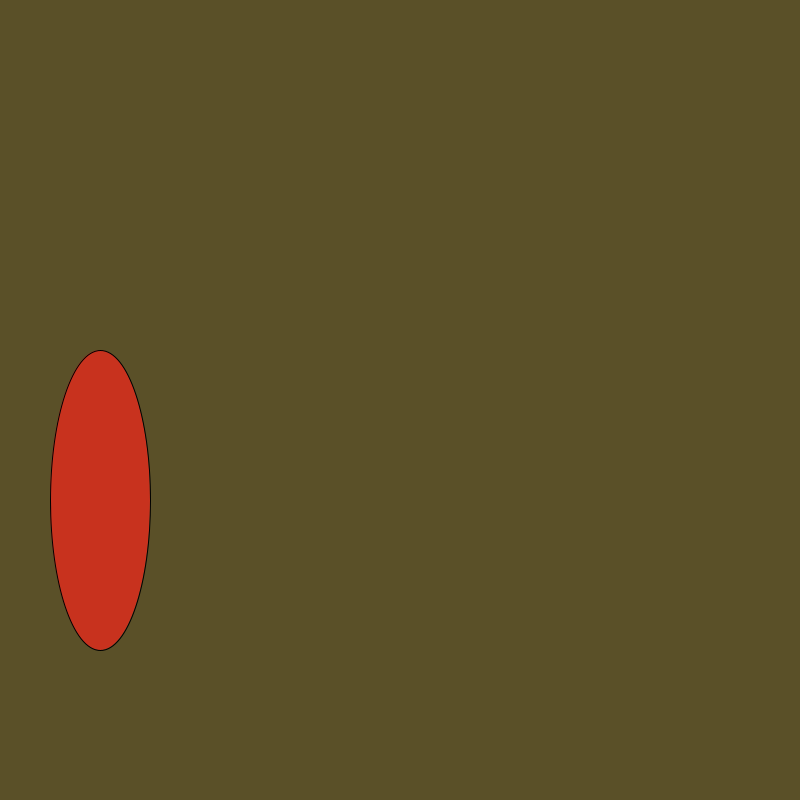
Frame 1 (no input)
Frame 60 (the mouse pressed at the canvas centre just before this capture): identical to frame 1, image omitted
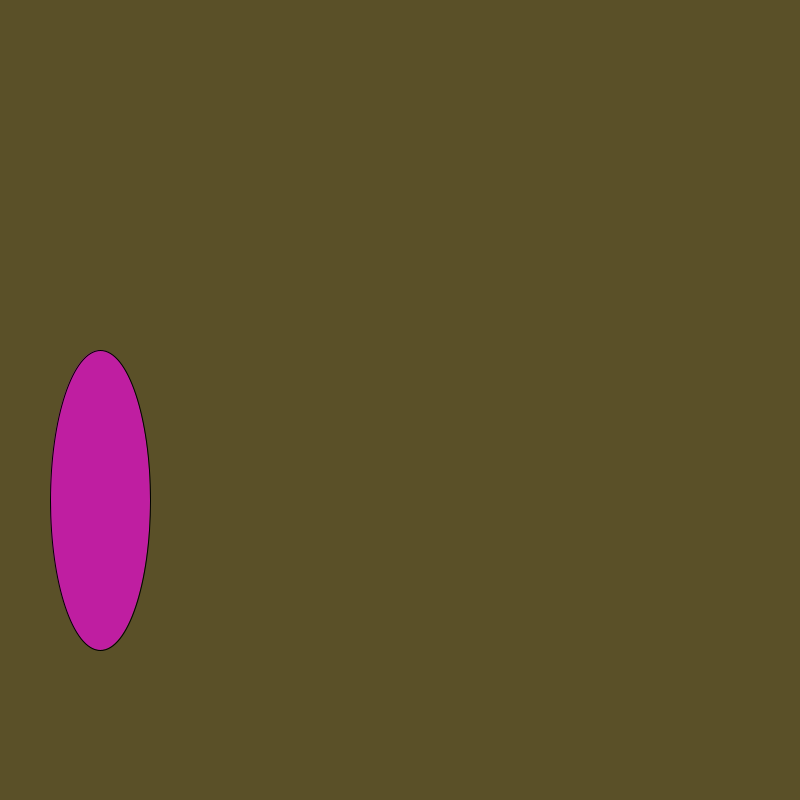
Frame 120 (the mouse held since frame 60 and released just before this capture)

The Processing sketch that drew these frames (run headless with seeded random() and noise(); from frame 60 on, the mouse is pressed at the canvas centre):

// Processing sketch: sketch_161017a
// ── sketch_161017a.pde
 void setup() {
  size(800, 800);
}

void draw() {
  background (90, 80, 40);
   //2. make it a nice color
    fill(200, 50, 30);
   //3. if the mouse is pressed, fill the circle with a different color          
  if (mousePressed){
  fill (random (255), random (255), random (255));} 
   //1. draw an ellipse
    ellipse(100, 500, 100, 300);

// Copyright Wintriss Technical Schools 2013
}
